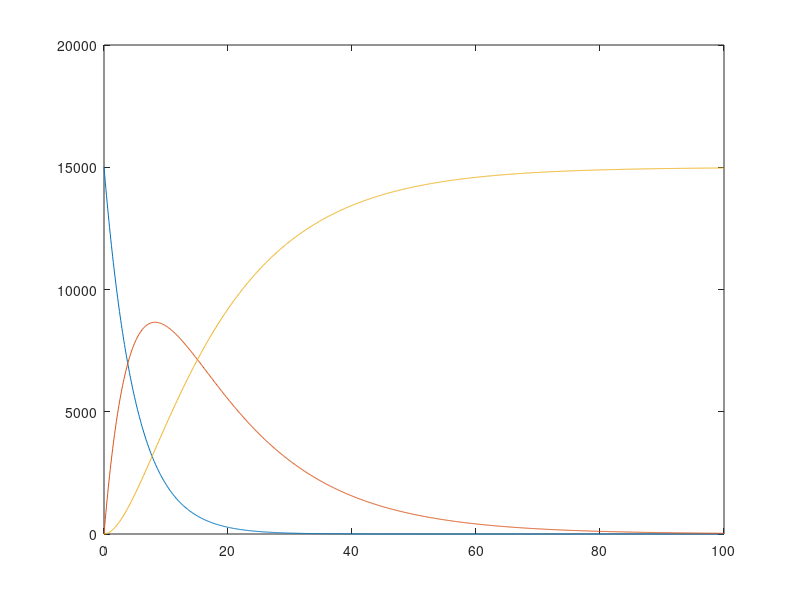

Write the MATLAB code that produced this figure.
clear vars

x = 0:0.1:100
y1 = 15000*exp(-0.2*x)
y2 = ((15000*0.2)/(1/15 - 1/5)) * (exp(-0.2*x) - exp(-(1/15)*x))
y3 = -7500*exp(-0.2*x) .* (3 * exp((2/15) * x) - 1) + 15000
plot(x,y1)
hold on
plot(x,y2)
plot(x,y3)
hold off

